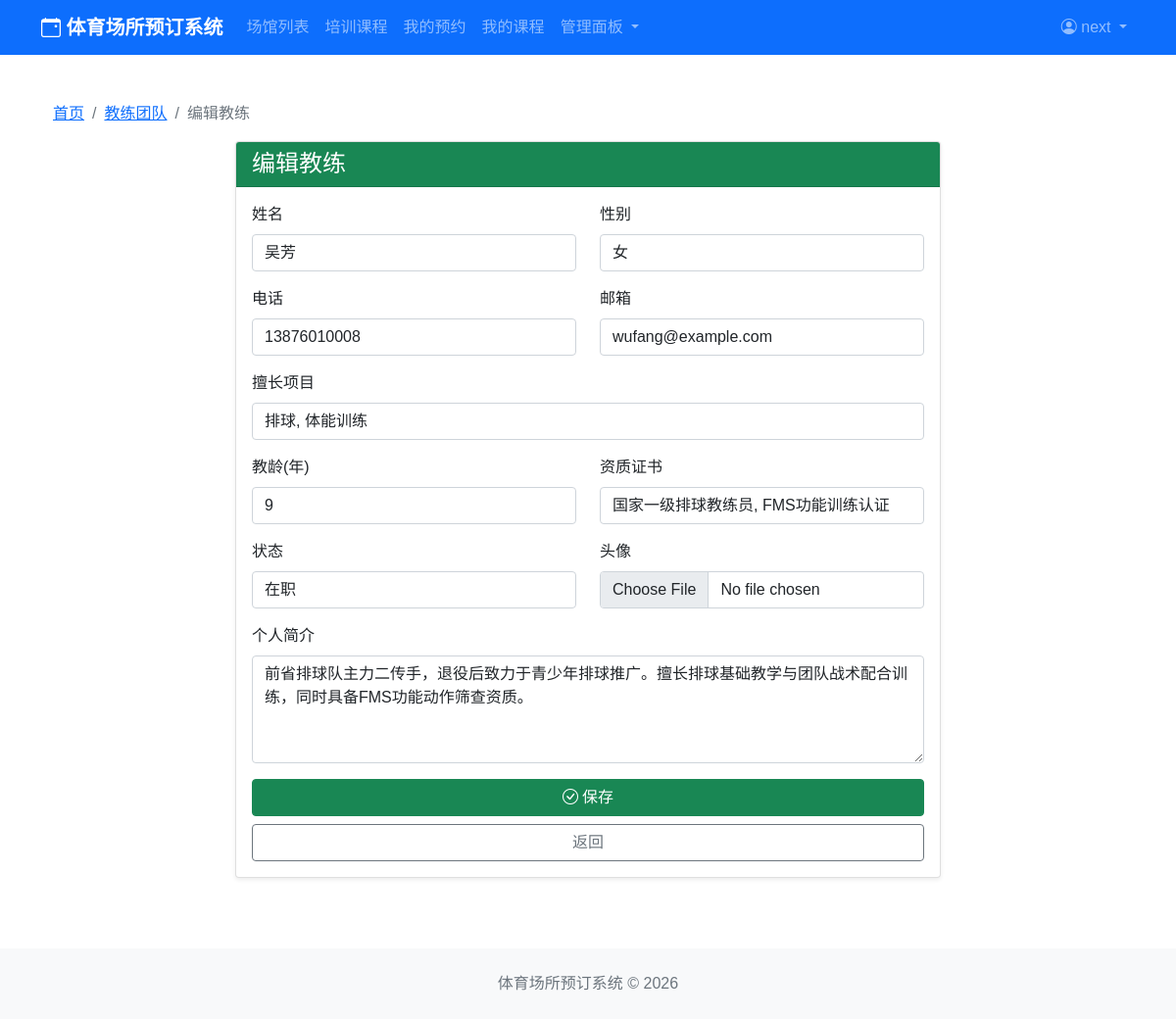
The page /courses/coach/edit/8/ (signed in) on the database its author committed.
### users/models.py (models this page shows, shortened)
class User(AbstractBaseUser, PermissionsMixin):
    USER_TYPE_CHOICES = (
        ('user', '普通用户'),
        ('coach', '教练'),
        ('admin', '管理员'),
    )
    username = models.CharField(max_length=150, unique=True, verbose_name='用户名')
    email = models.EmailField(blank=True, verbose_name='邮箱')
    user_type = models.CharField(max_length=20, choices=USER_TYPE_CHOICES, default='user')
    phone = models.CharField(max_length=20, blank=True, verbose_name='手机号')
    avatar = models.ImageField(upload_to='avatars/', default='avatars/default.jpg', verbose_name='头像')
    is_active = models.BooleanField(default=True, verbose_name='是否激活')
    is_staff = models.BooleanField(default=False, verbose_name='是否为员工')
    created_at = models.DateTimeField(auto_now_add=True, verbose_name='创建时间')
    updated_at = models.DateTimeField(auto_now=True, verbose_name='更新时间')
    objects = UserManager()
    USERNAME_FIELD = 'username'
    REQUIRED_FIELDS = ['email']
    class Meta:
        db_table = 'users'
        verbose_name = '用户'
        verbose_name_plural = '用户'

### courses/models.py (models this page shows, shortened)
class Coach(models.Model):
    GENDER_CHOICES = (
        ('male', '男'),
        ('female', '女'),
    )
    STATUS_CHOICES = (
        ('active', '在职'),
        ('inactive', '离职'),
    )
    name = models.CharField(max_length=50, verbose_name='教练姓名')
    gender = models.CharField(max_length=10, choices=GENDER_CHOICES, verbose_name='性别')
    phone = models.CharField(max_length=20, verbose_name='联系电话')
    email = models.EmailField(blank=True, verbose_name='邮箱')
    avatar = models.ImageField(upload_to='coaches/', default='coaches/default.jpg', verbose_name='头像')
    speciality = models.CharField(max_length=200, verbose_name='擅长项目')
    description = models.TextField(blank=True, verbose_name='个人简介')
    experience = models.IntegerField(default=0, verbose_name='教龄(年)')
    certificate = models.CharField(max_length=200, blank=True, verbose_name='资质证书')
    status = models.CharField(max_length=20, choices=STATUS_CHOICES, default='active', verbose_name='状态')
    created_at = models.DateTimeField(auto_now_add=True, verbose_name='创建时间')
    updated_at = models.DateTimeField(auto_now=True, verbose_name='更新时间')
    class Meta:
        db_table = 'coaches'
        verbose_name = '教练'
        verbose_name_plural = '教练'

### courses/views.py (the view)
# urls.py: path('coach/edit/<int:coach_id>/', views.coach_edit, name='coach_edit'),
@user_passes_test(lambda u: u.is_staff or u.user_type in ['admin', 'coach'])
def coach_edit(request, coach_id):
    coach = get_object_or_404(Coach, id=coach_id)
    if request.method == 'POST':
        form = CoachForm(request.POST, request.FILES, instance=coach)
        if form.is_valid():
            form.save()
            messages.success(request, '教练信息更新成功')
            return redirect('courses:coach_list')
    else:
        form = CoachForm(instance=coach)
    return render(request, 'courses/coach_form.html', {'form': form})

### courses/forms.py
class CoachForm(forms.ModelForm):
    class Meta:
        model = Coach
        fields = ['name', 'gender', 'phone', 'email', 'avatar',
                  'speciality', 'description', 'experience', 'certificate', 'status']
        widgets = {
            'name': forms.TextInput(attrs={'class': 'form-control', 'placeholder': '教练姓名'}),
            'gender': forms.Select(attrs={'class': 'form-control'}),
            'phone': forms.TextInput(attrs={'class': 'form-control', 'placeholder': '联系电话'}),
            'email': forms.EmailInput(attrs={'class': 'form-control', 'placeholder': '邮箱（可选）'}),
            'avatar': forms.FileInput(attrs={'class': 'form-control'}),
            'speciality': forms.TextInput(attrs={'class': 'form-control', 'placeholder': '多个项目用逗号分隔，如：篮球,足球,游泳'}),
            'description': forms.Textarea(attrs={'class': 'form-control', 'rows': 4, 'placeholder': '个人简介'}),
            'experience': forms.NumberInput(attrs={'class': 'form-control'}),
            'certificate': forms.TextInput(attrs={'class': 'form-control', 'placeholder': '如：国家一级教练员'}),
            'status': forms.Select(attrs={'class': 'form-control'}),
        }

### templates/courses/coach_form.html (shortened to what this page needs)
{% extends 'base.html' %}
{% block content %}
<div class="container py-4">
    <nav aria-label="breadcrumb">
        <ol class="breadcrumb">
            <li class="breadcrumb-item"><a href="{% url 'home' %}">首页</a></li>
            <li class="breadcrumb-item"><a href="{% url 'courses:coach_list' %}">教练团队</a></li>
            <li class="breadcrumb-item active">{% if form.instance.pk %}编辑教练{% else %}添加教练{% endif %}</li>
        </ol>
    </nav>
    <div class="row justify-content-center">
        <div class="col-lg-8">
            <div class="card shadow-sm">
                <div class="card-header bg-success text-white">
                    <h4 class="mb-0">{% if form.instance.pk %}编辑教练{% else %}添加教练{% endif %}</h4>
                </div>
                <div class="card-body">
                    <form method="post" enctype="multipart/form-data">
                        <div class="row">
                            <div class="col-md-6 mb-3">
                                <label class="form-label">姓名</label>
                                {{ form.name }}
                            </div>
                            <div class="col-md-6 mb-3">
                                <label class="form-label">性别</label>
                                {{ form.gender }}
                            </div>
                            <div class="col-md-6 mb-3">
                                <label class="form-label">电话</label>
                                {{ form.phone }}
                            </div>
                            <div class="col-md-6 mb-3">
                                <label class="form-label">邮箱</label>
                                {{ form.email }}
                            </div>
                            <div class="col-12 mb-3">
                                <label class="form-label">擅长项目</label>
                                {{ form.speciality }}
                            </div>
                            <div class="col-md-6 mb-3">
                                <label class="form-label">教龄(年)</label>
                                {{ form.experience }}
                            </div>
                            <div class="col-md-6 mb-3">
                                <label class="form-label">资质证书</label>
                                {{ form.certificate }}
                            </div>
                            <div class="col-md-6 mb-3">
                                <label class="form-label">状态</label>
                                {{ form.status }}
                            </div>
                            <div class="col-md-6 mb-3">
                                <label class="form-label">头像</label>
                                {{ form.avatar }}
                            </div>
                            <div class="col-12 mb-3">
                                <label class="form-label">个人简介</label>
                                {{ form.description }}
                            </div>
                        </div>
                        <div class="d-grid gap-2">
                            <button type="submit" class="btn btn-success"><i class="bi bi-check-circle me-1"></i>保存</button>
                            <a href="{% url 'courses:coach_list' %}" class="btn btn-outline-secondary">返回</a>
                        </div>
                    </form>
                </div>
            </div>
        </div>
    </div>
</div>
{% endblock %}

### templates/base.html (shortened to what this page needs)
<!DOCTYPE html>
<html lang="zh-CN">
<head>
    <link href="https://cdn.jsdelivr.net/npm/bootstrap@5.1.3/dist/css/bootstrap.min.css" rel="stylesheet">
    <link rel="stylesheet" href="https://cdn.jsdelivr.net/npm/bootstrap-icons@1.8.1/font/bootstrap-icons.css">
</head>
<body>
    <nav class="navbar navbar-expand-lg navbar-dark bg-primary">
        <div class="container">
            <a class="navbar-brand" href="{% url 'home' %}">
                <i class="bi bi-calendar-event"></i> 体育场所预订系统
            </a>
            <div class="collapse navbar-collapse" id="navbarNav">
                <ul class="navbar-nav me-auto">
                    <li class="nav-item">
                        <a class="nav-link" href="{% url 'venues:venue_list' %}">场馆列表</a>
                    </li>
                    <li class="nav-item">
                        <a class="nav-link" href="{% url 'courses:course_list' %}">培训课程</a>
                    </li>
                    {% if user.is_authenticated %}
                    <li class="nav-item">
                        <a class="nav-link" href="{% url 'bookings:my_bookings' %}">我的预约</a>
                    </li>
                    <li class="nav-item">
                        <a class="nav-link" href="{% url 'courses:my_courses' %}">我的课程</a>
                    </li>
                    {% if user.user_type == 'admin' or user.is_staff %}
                    <li class="nav-item dropdown">
                        <a class="nav-link dropdown-toggle" href="#" role="button" data-bs-toggle="dropdown">
                            管理面板
                        </a>
                    </li>
                    {% endif %}
                    {% endif %}
                </ul>
                <ul class="navbar-nav">
                    {% if user.is_authenticated %}
                    <li class="nav-item dropdown">
                        <a class="nav-link dropdown-toggle" href="#" id="userDropdown" role="button" data-bs-toggle="dropdown">
                            <i class="bi bi-person-circle"></i> {{ user.username }}
                        </a>
                    </li>
                    {% endif %}
                </ul>
            </div>
        </div>
    </nav>
    <main class="container my-4">
        {% block content %}{% endblock %}
    </main>
    <footer class="bg-light py-4 mt-5">
        <div class="container text-center">
            <p class="text-muted mb-0">体育场所预订系统 &copy; 2026</p>
        </div>
    </footer>
</body>
</html>

### templates/base.html (style rules this page uses)
body { font-family: 'Microsoft YaHei', sans-serif; }
.navbar-brand { font-weight: bold; }
.card { box-shadow: 0 2px 4px rgba(0,0,0,0.1); }

### rows shown on the page
User: username "next"
Coach: name "吴芳", gender "女", phone "13876010008", email "wufang@example.com", speciality "排球, 体能训练", experience "9", certificate "国家一级排球教练员, FMS功能训练认证", status "在职", description "前省排球队主力二传手，退役后致力于青少年排球推广。擅长排球基础教学与团队战术配合训练，同时具备FMS功能动作筛查资质。"
